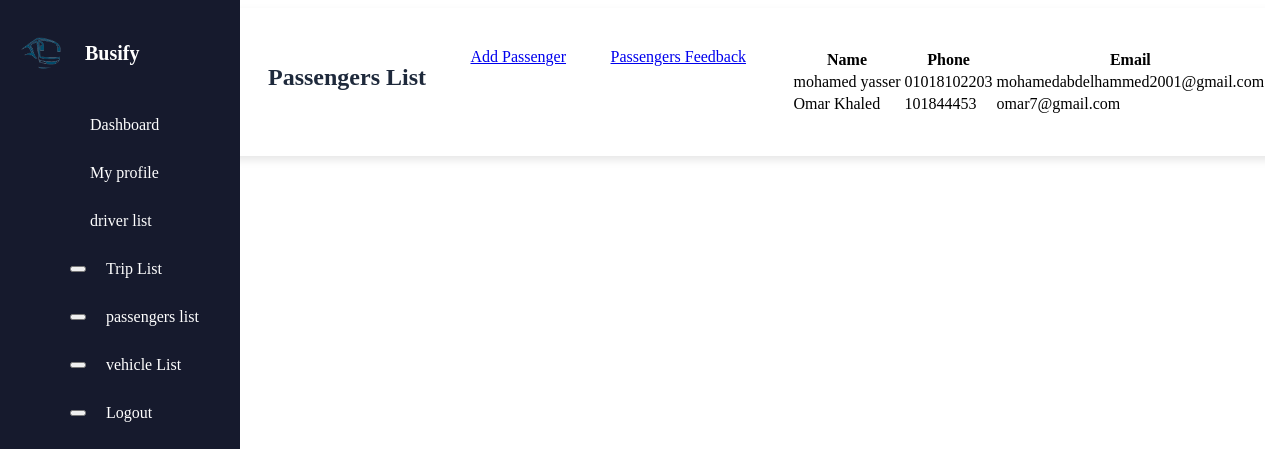
/Frontend/admin/passengers/passengers.php, run on the app's committed database.
### tables this page shows
CREATE TABLE `passenger_signup` (
  `passenger_id` int(25) NOT NULL,
  `fname` varchar(50) NOT NULL,
  `lname` varchar(50) NOT NULL,
  `phone` varchar(50) NOT NULL,
  `email` varchar(50) NOT NULL,
  `password` varchar(255) NOT NULL,
  `cpassword` varchar(255) NOT NULL
);

### Frontend/admin/passengers/passengers.php (the view, shortened to what this page needs)
<?php
require_once '../../../Backend/ConnectDB.php';
$query = "SELECT * FROM passenger_signup";
$result = mysqli_query($conn, $query);
?>
<!DOCTYPE html>
<html lang="en">
<head>
    <link type="text/css" rel="stylesheet" href="../css/adminDashboard.css">
    <link type="text/css" rel="stylesheet" href="../css/sidebar.css">
</head>
<body>
<aside class="sidebar">
    <div class="sidebar-header">
      <img src="../../Supportive Files/logo.png" alt="logo" />
      <h2>Busify</h2>
    </div>
    <ul class="sidebar-links">
      <li>
        <a href="../AdminDashboard.php">
          <span class="material-symbols-outlined"></span>Dashboard</a>
      </li>
      <li>
        <a href="../AdminProfile.php"><span class="material-symbols-outlined"></span>My profile</a>
      </li>
      <li>
        <a href="../driver/Drivers.php"><span class="material-symbols-outlined"></span>driver list</a>
      </li>
      <li>
        <a  href="../trips/Trips.php"><button><span class="material-symbols-outlined"></span></button>Trip List</a>
      </li>
      <li>
        <a  href="../passengers/passengers.php"><button><span class="material-symbols-outlined"></span></button>passengers list</a>
      </li>
      <li>
        <a href="../vehicles/vehicles.php"><button><span class="material-symbols-outlined"></span></button>vehicle List</a>
      </li>
      <li>
        <a href="../passengerSignIn.php"><button><span class="material-symbols-outlined"></span></button>Logout</a>
      </li>
    </ul>
  </aside>
<div class="dashboard-container">
    <h1>Passengers List</h1>
    <a class="" href="Add_Passenger.php">Add Passenger</a>
    <a class="" href="feedback.php">Passengers Feedback</a>
    <table>
        <tr>
            <th>Name</th>
            <th>Phone</th>
            <th>Email</th>
        </tr>
        <?php while ($row = mysqli_fetch_assoc($result)) { ?>
        <tr>
            <td><?php echo $row['fname'] . " " . $row['lname']; ?></td>
            <td><?php echo $row['phone']; ?></td>
            <td><?php echo $row['email']; ?></td>
        </tr>
        <?php } ?>
    </table>
</div>
</body>
</html>

### Frontend/admin/css/adminDashboard.css (style rules this page uses)
.dashboard-container { width: 60%; max-width: 1200px; background-color: #ffffff; padding: 40px; border-radius: 10px; box-shadow: 0 4px 8px rgba(0, 0, 0, 0.1); overflow: hidden; }
.dashboard-container h1 { font-size: 24px; font-weight: bold; color: #1e293b; margin-bottom: 20px; text-align: center; }
@media (min-width: 768px) { .dashboard-container { display: flex; flex-wrap: wrap; justify-content: space-between; gap: 20px; } }

### Frontend/admin/css/sidebar.css (style rules this page uses)
.sidebar { position: fixed; top: 0; left: 0; height: 100%; width: 70px; display: flex; overflow-x: hidden; flex-direction: column; background: #161a2d; padding: 25px 20px; transition: all 0.4s ease; width: 200px; }
.sidebar .sidebar-header { display: flex; align-items: center; }
.sidebar .sidebar-header img { width: 42px; border-radius: 50%; }
.sidebar .sidebar-header h2 { color: #fff; font-size: 1.25rem; font-weight: 600; white-space: nowrap; margin-left: 23px; }
.sidebar-links { list-style: none; margin-top: 20px; height: 80%; overflow-y: auto; scrollbar-width: none; }
.sidebar-links li a { display: flex; align-items: center; gap: 0 20px; color: #fff; font-weight: 500; white-space: nowrap; padding: 15px 10px; text-decoration: none; transition: 0.2s ease; }
.dashboard-container { width: 80%; max-width: 1200px; background-color: #ffffff; padding: 40px; border-radius: 10px; box-shadow: 0 4px 8px rgba(0, 0, 0, 0.1); overflow: hidden; margin-left: 220px; }
.dashboard-container h1 { font-size: 24px; font-weight: bold; color: #1e293b; margin-bottom: 20px; text-align: center; }
@media (min-width: 768px) { .dashboard-container { display: flex; flex-wrap: wrap; justify-content: space-between; gap: 20px; } }

### data on the page
passenger_signup: fname "mohamed", lname "yasser", phone "01018102203", email "mohamedabdelhammed2001@gmail.com"
passenger_signup: fname "Omar", lname "Khaled", phone "101844453", email "omar7@gmail.com"
